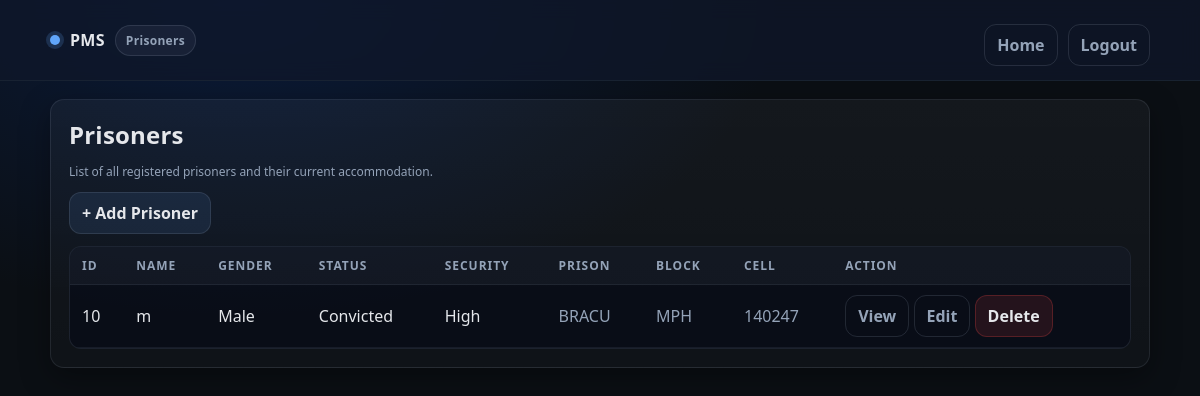
Page /prisoners/list.php (signed in) on the committed database.
### tables this page shows
CREATE TABLE `prisoner` (
  `PrisonerID` int(11) NOT NULL,
  `FullName` varchar(100) NOT NULL,
  `DateOfBirth` date NOT NULL,
  `Gender` varchar(20) NOT NULL,
  `NationalID` varchar(30) NOT NULL,
  `AdmissionDate` date NOT NULL,
  `Status` varchar(30) NOT NULL,
  `SecurityLevel` varchar(30) NOT NULL,
  `CellID` int(11) DEFAULT NULL
);

CREATE TABLE `prison` (
  `PrisonID` int(11) NOT NULL,
  `Name` varchar(100) NOT NULL,
  `Location` varchar(150) NOT NULL,
  `TotalCapacity` int(11) NOT NULL
);

CREATE TABLE `block` (
  `BlockID` int(11) NOT NULL,
  `PrisonID` int(11) NOT NULL,
  `Name` varchar(80) NOT NULL,
  `Type` varchar(30) NOT NULL
);

CREATE TABLE `cell` (
  `CellID` int(11) NOT NULL,
  `BlockID` int(11) NOT NULL,
  `CellNumber` varchar(20) NOT NULL,
  `Capacity` int(11) NOT NULL,
  `SecurityLevel` varchar(30) NOT NULL,
  `Status` varchar(30) NOT NULL
);

### prisoners/list.php (the view, shortened to what this page needs)
<?php
require_once(__DIR__ . "/../config/db.php");
$result = $conn->query("
  SELECT pr.PrisonerID, pr.FullName, pr.Gender, pr.Status, pr.SecurityLevel,
         c.CellNumber,
         b.Name AS BlockName,
         pz.Name AS PrisonName
  FROM Prisoner pr
  LEFT JOIN Cell c ON c.CellID = pr.CellID
  LEFT JOIN Block b ON b.BlockID = c.BlockID
  LEFT JOIN Prison pz ON pz.PrisonID = b.PrisonID
  ORDER BY pr.PrisonerID DESC
");
?>
<!doctype html>
<html lang="en">
<head>
  <link rel="stylesheet" href="../assets/style.css">
</head>
<body>
<div class="nav">
  <div class="row">
    <div class="brand">
      <span class="dot"></span>
      <span>PMS</span>
      <span class="badge">Prisoners</span>
    </div>
    <div class="actions">
      <a class="btn btn-ghost" href="../index.php">Home</a>
      <a class="btn btn-ghost" href="../auth/logout.php">Logout</a>
    </div>
  </div>
</div>
<div class="container">
  <div class="card">
    <h1>Prisoners</h1>
    <p class="small">List of all registered prisoners and their current accommodation.</p>
    <div class="actions">
      <a class="btn" href="add.php">+ Add Prisoner</a>
    </div>
    <div class="table-wrap">
      <table class="table">
        <tr>
          <th>ID</th>
          <th>Name</th>
          <th>Gender</th>
          <th>Status</th>
          <th>Security</th>
          <th>Prison</th>
          <th>Block</th>
          <th>Cell</th>
          <th>Action</th>
        </tr>
        <?php if($result && $result->num_rows > 0): ?>
          <?php while($r = $result->fetch_assoc()): ?>
            <tr>
              <td><?= (int)$r["PrisonerID"] ?></td>
              <td><?= htmlspecialchars($r["FullName"]) ?></td>
              <td><?= htmlspecialchars($r["Gender"]) ?></td>
              <td><?= htmlspecialchars($r["Status"]) ?></td>
              <td><?= htmlspecialchars($r["SecurityLevel"]) ?></td>
              <td class="muted"><?= htmlspecialchars($r["PrisonName"] ?? "N/A") ?></td>
              <td class="muted"><?= htmlspecialchars($r["BlockName"] ?? "N/A") ?></td>
              <td class="muted"><?= htmlspecialchars($r["CellNumber"] ?? "N/A") ?></td>
              <td>
                <a class="btn btn-ghost" href="view.php?id=<?= (int)$r["PrisonerID"] ?>">View</a>
                <a class="btn btn-ghost" href="edit.php?id=<?= (int)$r["PrisonerID"] ?>">Edit</a>
                <a class="btn btn-danger" href="delete.php?id=<?= (int)$r["PrisonerID"] ?>">Delete</a>
              </td>
            </tr>
          <?php endwhile; ?>
        <?php endif; ?>
      </table>
    </div>
  </div>
</div>
</body>
</html>

### assets/style.css (style rules this page uses)
:root { --bg:#0b0f14; --panel:#0f172a; --card:#0b1220; --text:#e5e7eb; --muted:#94a3b8; --line:#1f2937; --accent:#60a5fa; --accent2:#22c55e; --danger:#ef4444; --warn:#f59e0b; --radius:14px; --shadow: 0 10px 30px rgba(0,0,0,.35); }
* { box-sizing:border-box }
html,body { height:100% }
body { margin:0; font-family: ui-sans-serif, system-ui, -apple-system, Segoe UI, Roboto, Arial, "Noto Sans", "Helvetica Neue", sans-serif; background: radial-gradient(1200px 700px at 20% 0%, #0b1b3a 0%, var(--bg) 45%) fixed; color:var(--text); }
a { color:var(--accent); text-decoration:none }
.container { width:min(1100px, 92%); margin: 0 auto; padding: 18px 0 40px; }
.nav { position:sticky; top:0; backdrop-filter: blur(10px); background: rgba(15,23,42,.75); border-bottom:1px solid rgba(31,41,55,.7); z-index:10; }
.nav .row { width:min(1100px, 92%); margin:0 auto; padding:14px 0; display:flex; align-items:center; justify-content:space-between; gap:12px; }
.brand { display:flex; align-items:center; gap:10px; font-weight:700; letter-spacing:.3px; }
.brand .dot { width:10px;height:10px;border-radius:999px;background:var(--accent); box-shadow:0 0 0 4px rgba(96,165,250,.18); }
.badge { display:inline-flex; align-items:center; gap:8px; padding:6px 10px; border-radius:999px; font-size:12px; color:var(--muted); background: rgba(148,163,184,.08); border:1px solid rgba(148,163,184,.18); }
.card { background: linear-gradient(180deg, rgba(255,255,255,.04), rgba(255,255,255,.02)); border:1px solid rgba(148,163,184,.14); border-radius: var(--radius); box-shadow: var(--shadow); padding: 18px; }
h1 { margin:0 0 8px; font-size:24px; letter-spacing:.2px; }
.actions { display:flex;flex-wrap:wrap;gap:10px;margin-top:10px }
.btn { display:inline-flex; align-items:center; justify-content:center; padding:9px 12px; border-radius: 12px; border:1px solid rgba(148,163,184,.18); background: rgba(96,165,250,.10); color: var(--text); font-weight:600; }
.btn-ghost { background: transparent; color: var(--muted); }
.btn-danger { background: rgba(239,68,68,.12); border-color: rgba(239,68,68,.25); }
.table-wrap { margin-top:12px; border-radius: 12px; overflow:hidden; border:1px solid rgba(148,163,184,.14); background: rgba(2,6,23,.4); }
.table { width:100%; border-collapse:collapse; }
.table th, .table td { padding: 10px 12px; border-bottom:1px solid rgba(148,163,184,.10); text-align:left; white-space:nowrap; }
.table th { font-size:12px; color: var(--muted); text-transform: uppercase; letter-spacing: .08em; background: rgba(148,163,184,.06); }
.table td.muted { color: var(--muted); }
.table td:last-child { white-space:nowrap; }
.small { font-size:12px;color:var(--muted) }

### rows in the picture
prisoner: PrisonerID "10", FullName "m", Gender "Male", Status "Convicted", SecurityLevel "High", prison.Name "BRACU", block.Name "MPH", CellID.CellNumber "140247"
